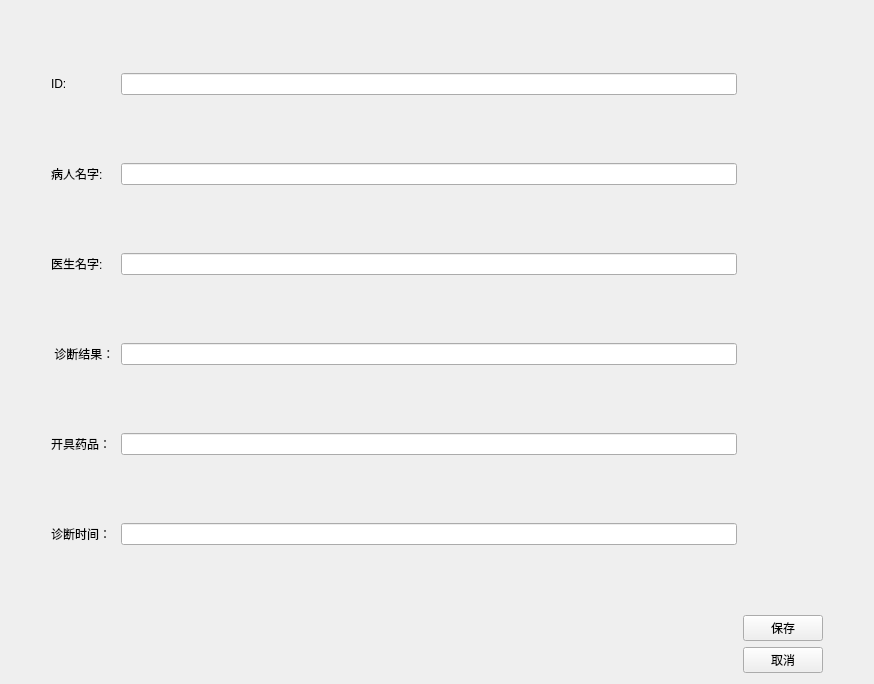
<?xml version="1.0" encoding="UTF-8"?>
<ui version="4.0">
 <class>RecordEditView</class>
 <widget class="QWidget" name="RecordEditView">
  <property name="geometry">
   <rect>
    <x>0</x>
    <y>0</y>
    <width>874</width>
    <height>684</height>
   </rect>
  </property>
  <property name="windowTitle">
   <string>Form</string>
  </property>
  <layout class="QGridLayout" name="gridLayout_3">
   <item row="0" column="1" rowspan="2">
    <layout class="QGridLayout" name="gridLayout_2">
     <item row="0" column="0">
      <layout class="QGridLayout" name="gridLayout">
       <item row="0" column="0">
        <widget class="QLabel" name="label">
         <property name="text">
          <string>ID:</string>
         </property>
        </widget>
       </item>
       <item row="0" column="1">
        <widget class="QLineEdit" name="dbEditID"/>
       </item>
       <item row="1" column="0">
        <widget class="QLabel" name="label_2">
         <property name="text">
          <string>病人名字:</string>
         </property>
        </widget>
       </item>
       <item row="1" column="1">
        <widget class="QLineEdit" name="dbPatientName"/>
       </item>
       <item row="2" column="0">
        <widget class="QLabel" name="label_8">
         <property name="text">
          <string>医生名字:</string>
         </property>
        </widget>
       </item>
       <item row="2" column="1">
        <widget class="QLineEdit" name="dbDoctorName"/>
       </item>
       <item row="3" column="0">
        <widget class="QLabel" name="label_9">
         <property name="text">
          <string> 诊断结果：</string>
         </property>
        </widget>
       </item>
       <item row="3" column="1">
        <widget class="QLineEdit" name="dbDiagnosis"/>
       </item>
       <item row="4" column="0">
        <widget class="QLabel" name="label_10">
         <property name="text">
          <string>开具药品：</string>
         </property>
        </widget>
       </item>
       <item row="4" column="1">
        <widget class="QLineEdit" name="dbMedicine"/>
       </item>
       <item row="5" column="0">
        <widget class="QLabel" name="label_3">
         <property name="text">
          <string>诊断时间：</string>
         </property>
        </widget>
       </item>
       <item row="5" column="1">
        <widget class="QLineEdit" name="dbCreatedTimeStamp"/>
       </item>
      </layout>
     </item>
     <item row="0" column="1">
      <spacer name="verticalSpacer">
       <property name="orientation">
        <enum>Qt::Orientation::Vertical</enum>
       </property>
       <property name="sizeHint" stdset="0">
        <size>
         <width>77</width>
         <height>500</height>
        </size>
       </property>
      </spacer>
     </item>
     <item row="1" column="1">
      <widget class="QPushButton" name="pushButton">
       <property name="text">
        <string>保存</string>
       </property>
      </widget>
     </item>
     <item row="2" column="1">
      <widget class="QPushButton" name="pushButton_2">
       <property name="text">
        <string>取消</string>
       </property>
      </widget>
     </item>
    </layout>
   </item>
   <item row="0" column="2">
    <spacer name="horizontalSpacer_2">
     <property name="orientation">
      <enum>Qt::Orientation::Horizontal</enum>
     </property>
     <property name="sizeType">
      <enum>QSizePolicy::Policy::Fixed</enum>
     </property>
     <property name="sizeHint" stdset="0">
      <size>
       <width>40</width>
       <height>20</height>
      </size>
     </property>
    </spacer>
   </item>
   <item row="1" column="0">
    <spacer name="horizontalSpacer">
     <property name="orientation">
      <enum>Qt::Orientation::Horizontal</enum>
     </property>
     <property name="sizeType">
      <enum>QSizePolicy::Policy::Fixed</enum>
     </property>
     <property name="sizeHint" stdset="0">
      <size>
       <width>40</width>
       <height>20</height>
      </size>
     </property>
    </spacer>
   </item>
  </layout>
 </widget>
 <resources/>
 <connections/>
</ui>
